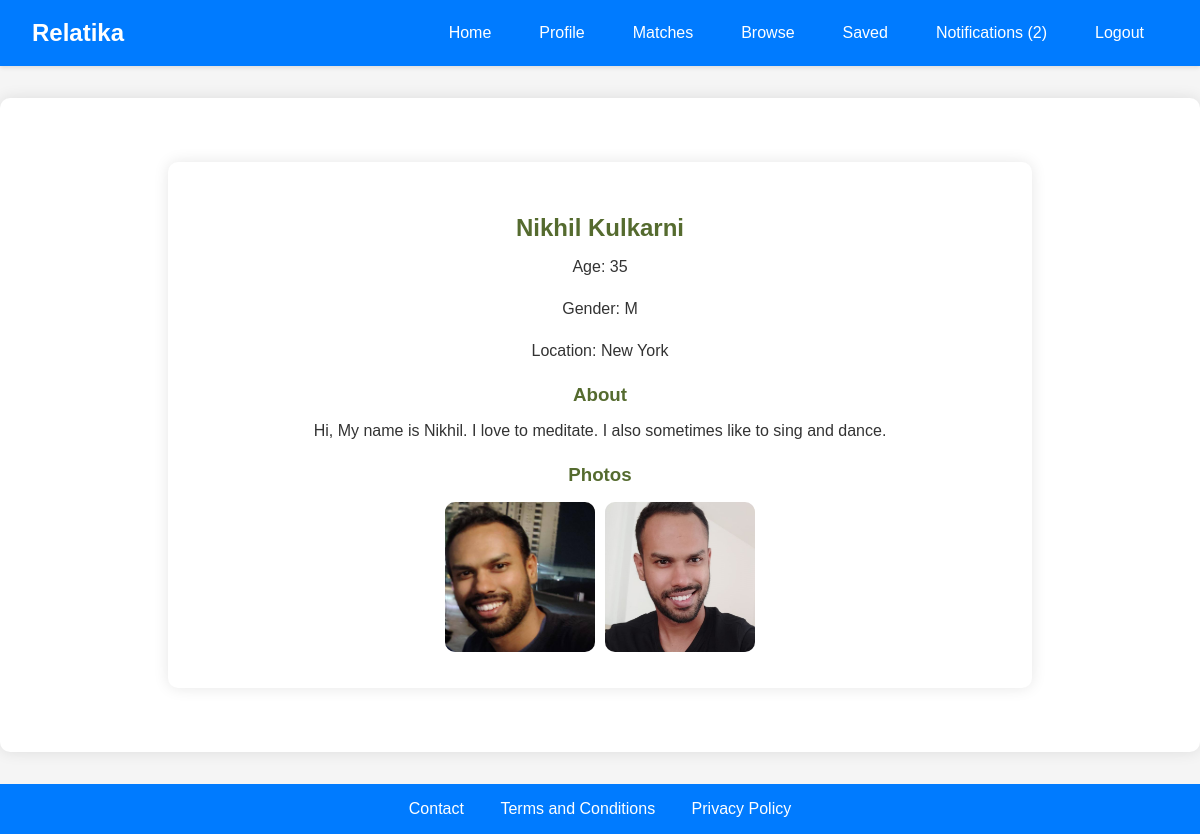
The app's page /view_profile/2 (signed in), older data.
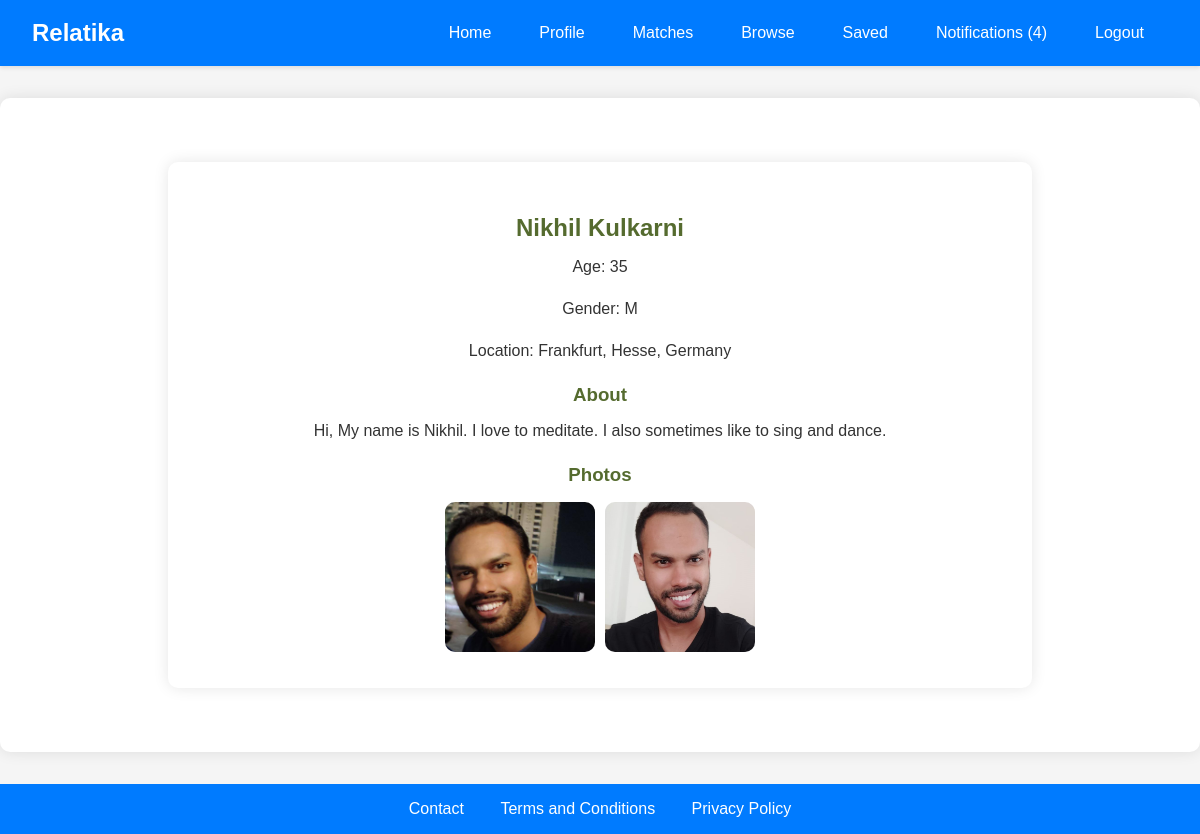
The same page, newer data.
### tables this page shows
CREATE TABLE "users" (
	"id"	INTEGER,
	"username"	TEXT NOT NULL UNIQUE,
	"password"	TEXT NOT NULL,
	"about"	TEXT,
	"name"	TEXT,
	"age"	INTEGER,
	"gender"	TEXT,
	"looking_for"	TEXT,
	"location"	TEXT,
	"latitude"	REAL,
	"longitude"	REAL,
	"email"	TEXT,
	"tel"	TEXT,
	"instagram"	TEXT,
	"telegram"	TEXT,
	PRIMARY KEY("id" AUTOINCREMENT)
);

CREATE TABLE "photos" (
	"id"	INTEGER,
	"user_id"	INTEGER,
	"filename"	TEXT,
	PRIMARY KEY("id" AUTOINCREMENT)
);

### app.py (the view)
@app.route('/view_profile/<int:user_id>', methods=['GET', 'POST'])
def view_profile(user_id):
    if 'user_id' not in session:
        return redirect(url_for('login'))
    current_user_id = session['user_id']
    conn = get_db_connection()
    user = conn.execute('SELECT * FROM users WHERE id = ?', (user_id,)).fetchone()
    user_photos = conn.execute('SELECT filename FROM photos WHERE user_id = ?', (user_id,)).fetchall()
    photo_reveal = conn.execute('SELECT status FROM photo_reveals WHERE requester_id = ? AND requestee_id = ?',
                                (current_user_id, user_id)).fetchone()
    photo_reveal_status = photo_reveal['status'] if photo_reveal else 'none'
    contact_share = conn.execute('SELECT status FROM contact_shares WHERE requester_id = ? AND requestee_id = ?',
                                (current_user_id, user_id)).fetchone()
    contact_share_status = contact_share['status'] if contact_share else 'none'
    conn.close()
    return render_template('view_profile.html', user_id=user_id, user_name=user['name'], user_age=user['age'], user_gender=user['gender'],
                           user_location=user['location'], user_about=user['about'], user_email=user['email'] or '',
                           user_tel=user['tel'] or '', user_instagram=user['instagram'] or '', user_telegram=user['telegram'] or '',
                           user_photos=user_photos, photo_reveal_status=photo_reveal_status, contact_share_status=contact_share_status)

### app.py (called while the page is built)
def get_db_connection():
    retries = 5
    while retries > 0:
        try:
            conn = sqlite3.connect(users_table, check_same_thread=False)
            conn.row_factory = sqlite3.Row
            return conn
        except sqlite3.OperationalError as e:
            if 'database is locked' in str(e):
                time.sleep(1)
                retries -= 1
            else:
                raise e
    raise Exception("Database is locked for too long, giving up.")

### templates/view_profile.html (shortened to what this page needs)
{% extends "base.html" %}
{% block content %}
<div class="profile-container">
    <h2>{{ user_name }}</h2>
    <p>Age: {{ user_age }}</p>
    <p>Gender: {{ user_gender }}</p>
    <p>Location: {{ user_location }}</p>
    <h3>About</h3>
    <p>{{ user_about }}</p>
    {% if user_photos %}
    <h3>Photos</h3>
    <div class="photo-gallery">
        {% for photo in user_photos %}
        <div class="photo-container">
            <img src="{{ url_for('static', filename='uploads/' ~ photo['filename']) }}" alt="User Photo"
                class="user-photo"
                style="{% if photo_reveal_status != 'accepted' %}filter: blur(5px);{% endif %}">
        </div>
        {% endfor %}
    </div>
    {% endif %}
</div>
{% endblock %}

### templates/base.html (shortened to what this page needs)
<!DOCTYPE html>
<html lang="en">
<head>
    <link rel="stylesheet" href="{{ url_for('static', filename='css/styles.css') }}">
</head>
<body>
    <nav>
        <div class="logo">Relatika</div>
        <div class="nav-links">
            <a href="/">Home</a>
            {% if session['user_id'] %}
                <a href="/profile">Profile</a>
                <a href="/matches">Matches</a>
                <a href="/browse">Browse</a>
                <a href="/saved">Saved</a>
                <a href="/notifications">Notifications {% if notification_count and notification_count > 0 %} ({{ notification_count }}) {% endif %}</a>
                <a href="/logout">Logout</a>
            {% else %}
                <a href="/login">Login</a>
            {% endif %}
        </div>
    </nav>
    <div class="container">
        {% block content %}
        {% endblock %}
    </div>
    <footer>
        <a href="/contact">Contact</a>
        <a href="/terms">Terms and Conditions</a>
        <a href="/privacy">Privacy Policy</a>
    </footer>
</body>
</html>

### static/css/styles.css (style rules this page uses)
body { font-family: Arial, sans-serif; background-color: #f0f4f3; color: #2f4f4f; margin: 0; padding: 0; }
nav { background-color: #556b2f; padding: 10px; display: flex; justify-content: space-between; align-items: center; }
nav a { color: #ffffff; text-decoration: none; padding: 0 15px; }
.container { padding: 20px; }
h1, h2, h3 { color: #556b2f; }
a { color: #6b8e23; text-decoration: none; }

### templates/base.html (style rules this page uses)
body { font-family: 'Arial', sans-serif; margin: 0; padding: 0; background-color: #f5f5f5; color: #333; }
nav { background-color: #007bff; box-shadow: 0 2px 4px rgba(0, 0, 0, 0.1); padding: 1rem 2rem; display: flex; justify-content: space-between; align-items: center; color: white; }
nav .logo { font-size: 1.5rem; font-weight: bold; color: white; }
nav .nav-links { display: flex; align-items: center; }
nav a { color: white; text-decoration: none; margin: 0 1rem; padding: 0.5rem; transition: color 0.3s ease, background-color 0.3s ease; }
.container { max-width: 1200px; margin: 2rem auto; padding: 0 1rem; background-color: white; border-radius: 10px; box-shadow: 0 0 15px rgba(0, 0, 0, 0.1); padding: 2rem; }
.container h1, .container h2, .container h3, .container p { margin-bottom: 1.5rem; }
footer { background-color: #007bff; color: white; text-align: center; padding: 1rem 0; }
footer a { color: white; text-decoration: none; margin: 0 1rem; transition: color 0.3s ease, background-color 0.3s ease; }

### templates/view_profile.html (style rules this page uses)
.profile-container { max-width: 800px; margin: 2rem auto; padding: 2rem; background-color: #fff; border-radius: 10px; box-shadow: 0 0 15px rgba(0, 0, 0, 0.1); text-align: center; }
.profile-container h2, .profile-container h3 { margin-bottom: 1rem; }
.photo-gallery { display: flex; flex-wrap: wrap; justify-content: center; gap: 10px; }
.photo-container { position: relative; }
.user-photo { width: 150px; height: 150px; border-radius: 10px; object-fit: cover; }

Row changes from the older to the newer data that the page shows:
changed users "Nikhil Kulkarni": location "New York" → "Frankfurt, Hesse, Germany"
Text that changed along with them:
{{ notification_count }}: "2" → "4"
